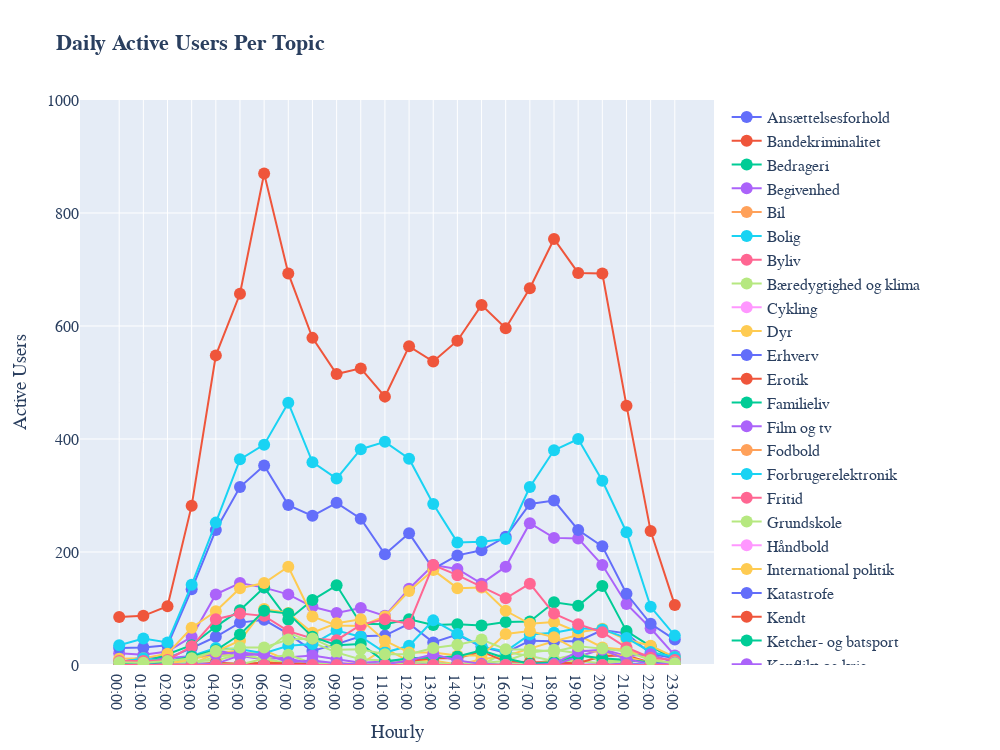

Notebook code cell kept with this figure:
### Code cell
activity_scatter(
    dict_ = unique_topic_hourly_activity,  yrange_ = [0, 1000],
     xaxis_title = 'Hourly', yaxis_title = 'Active Users', title_ = '<b> Daily Active Users Per Topic')
